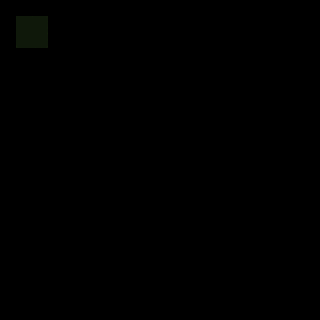

Below is a game level as drawn by its tile map, then a one-line description and the .tmx file that defines it, in full:
An orthogonal 20x20 tile map with 16x16 px tiles, 3 tile layers (regions, input_set, output_under0 background), 2 tilesets.

<map version="1.0" orientation="orthogonal" renderorder="right-down" width="20" height="20" tilewidth="16" tileheight="16" nextobjectid="2">
 <properties>
  <property name="NoOverlappingRules" value="true" />
 </properties>
 <tileset firstgid="1" name="ruleset" tilewidth="16" tileheight="16" tilecount="60" columns="10">
  <image source="../tilesets/ruleset.png" width="160" height="96" />
 </tileset>
 <tileset firstgid="61" name="outside_a4" tilewidth="16" tileheight="16" tilecount="960" columns="32">
  <image source="../tilesets/outside_a4.png" width="512" height="480" />
 </tileset>
 <layer name="regions" width="20" height="20">
  <data encoding="csv">
0,0,0,0,0,0,0,0,0,0,0,0,0,0,0,0,0,0,0,0,
0,1,1,0,0,0,0,0,0,0,0,0,0,0,0,0,0,0,0,0,
0,1,1,0,0,0,0,0,0,0,0,0,0,0,0,0,0,0,0,0,
0,0,0,0,0,0,0,0,0,0,0,0,0,0,0,0,0,0,0,0,
0,0,0,0,0,0,0,0,0,0,0,0,0,0,0,0,0,0,0,0,
0,0,0,0,0,0,0,0,0,0,0,0,0,0,0,0,0,0,0,0,
0,0,0,0,0,0,0,0,0,0,0,0,0,0,0,0,0,0,0,0,
0,0,0,0,0,0,0,0,0,0,0,0,0,0,0,0,0,0,0,0,
0,0,0,0,0,0,0,0,0,0,0,0,0,0,0,0,0,0,0,0,
0,0,0,0,0,0,0,0,0,0,0,0,0,0,0,0,0,0,0,0,
0,0,0,0,0,0,0,0,0,0,0,0,0,0,0,0,0,0,0,0,
0,0,0,0,0,0,0,0,0,0,0,0,0,0,0,0,0,0,0,0,
0,0,0,0,0,0,0,0,0,0,0,0,0,0,0,0,0,0,0,0,
0,0,0,0,0,0,0,0,0,0,0,0,0,0,0,0,0,0,0,0,
0,0,0,0,0,0,0,0,0,0,0,0,0,0,0,0,0,0,0,0,
0,0,0,0,0,0,0,0,0,0,0,0,0,0,0,0,0,0,0,0,
0,0,0,0,0,0,0,0,0,0,0,0,0,0,0,0,0,0,0,0,
0,0,0,0,0,0,0,0,0,0,0,0,0,0,0,0,0,0,0,0,
0,0,0,0,0,0,0,0,0,0,0,0,0,0,0,0,0,0,0,0,
0,0,0,0,0,0,0,0,0,0,0,0,0,0,0,0,0,0,0,0
</data>
 </layer>
 <layer name="input_set" width="20" height="20">
  <data encoding="csv">
0,0,0,0,0,0,0,0,0,0,0,0,0,0,0,0,0,0,0,0,
0,2,2,0,0,0,0,0,0,0,0,0,0,0,0,0,0,0,0,0,
0,2,2,0,0,0,0,0,0,0,0,0,0,0,0,0,0,0,0,0,
0,0,0,0,0,0,0,0,0,0,0,0,0,0,0,0,0,0,0,0,
0,0,0,0,0,0,0,0,0,0,0,0,0,0,0,0,0,0,0,0,
0,0,0,0,0,0,0,0,0,0,0,0,0,0,0,0,0,0,0,0,
0,0,0,0,0,0,0,0,0,0,0,0,0,0,0,0,0,0,0,0,
0,0,0,0,0,0,0,0,0,0,0,0,0,0,0,0,0,0,0,0,
0,0,0,0,0,0,0,0,0,0,0,0,0,0,0,0,0,0,0,0,
0,0,0,0,0,0,0,0,0,0,0,0,0,0,0,0,0,0,0,0,
0,0,0,0,0,0,0,0,0,0,0,0,0,0,0,0,0,0,0,0,
0,0,0,0,0,0,0,0,0,0,0,0,0,0,0,0,0,0,0,0,
0,0,0,0,0,0,0,0,0,0,0,0,0,0,0,0,0,0,0,0,
0,0,0,0,0,0,0,0,0,0,0,0,0,0,0,0,0,0,0,0,
0,0,0,0,0,0,0,0,0,0,0,0,0,0,0,0,0,0,0,0,
0,0,0,0,0,0,0,0,0,0,0,0,0,0,0,0,0,0,0,0,
0,0,0,0,0,0,0,0,0,0,0,0,0,0,0,0,0,0,0,0,
0,0,0,0,0,0,0,0,0,0,0,0,0,0,0,0,0,0,0,0,
0,0,0,0,0,0,0,0,0,0,0,0,0,0,0,0,0,0,0,0,
0,0,0,0,0,0,0,0,0,0,0,0,0,0,0,0,0,0,0,0
</data>
 </layer>
 <layer name="output_under0 background" width="20" height="20">
  <data encoding="csv">
0,0,0,0,0,0,0,0,0,0,0,0,0,0,0,0,0,0,0,0,
0,818,819,0,0,0,0,0,0,0,0,0,0,0,0,0,0,0,0,0,
0,850,851,0,0,0,0,0,0,0,0,0,0,0,0,0,0,0,0,0,
0,0,0,0,0,0,0,0,0,0,0,0,0,0,0,0,0,0,0,0,
0,0,0,0,0,0,0,0,0,0,0,0,0,0,0,0,0,0,0,0,
0,0,0,0,0,0,0,0,0,0,0,0,0,0,0,0,0,0,0,0,
0,0,0,0,0,0,0,0,0,0,0,0,0,0,0,0,0,0,0,0,
0,0,0,0,0,0,0,0,0,0,0,0,0,0,0,0,0,0,0,0,
0,0,0,0,0,0,0,0,0,0,0,0,0,0,0,0,0,0,0,0,
0,0,0,0,0,0,0,0,0,0,0,0,0,0,0,0,0,0,0,0,
0,0,0,0,0,0,0,0,0,0,0,0,0,0,0,0,0,0,0,0,
0,0,0,0,0,0,0,0,0,0,0,0,0,0,0,0,0,0,0,0,
0,0,0,0,0,0,0,0,0,0,0,0,0,0,0,0,0,0,0,0,
0,0,0,0,0,0,0,0,0,0,0,0,0,0,0,0,0,0,0,0,
0,0,0,0,0,0,0,0,0,0,0,0,0,0,0,0,0,0,0,0,
0,0,0,0,0,0,0,0,0,0,0,0,0,0,0,0,0,0,0,0,
0,0,0,0,0,0,0,0,0,0,0,0,0,0,0,0,0,0,0,0,
0,0,0,0,0,0,0,0,0,0,0,0,0,0,0,0,0,0,0,0,
0,0,0,0,0,0,0,0,0,0,0,0,0,0,0,0,0,0,0,0,
0,0,0,0,0,0,0,0,0,0,0,0,0,0,0,0,0,0,0,0
</data>
 </layer>
</map>
